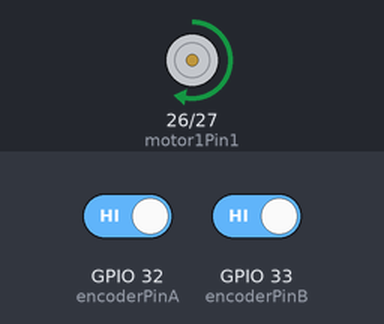
This sketch was run on a simulated ESP32. Shown: motor-driver pin pairs drawn as motors (green arrow = first pin HIGH = forward, orange = second pin HIGH = backward, longer = more drive, scaled by the enable pin). The test bench sets the inputs (shaded band); at power-on: GPIO 32 (encoderPinA) HIGH, GPIO 33 (encoderPinB) HIGH. What the sketch prints to the serial monitor is not drawn.

Above: at 5.0 s.
At 15.0 s:
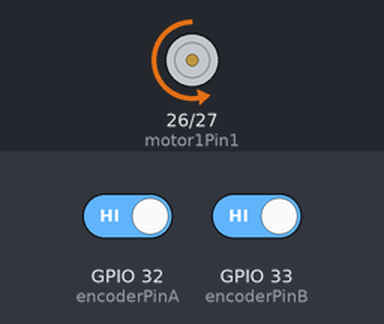
Timing chart, 0 to 26.0 s (numbered marks = the images above):
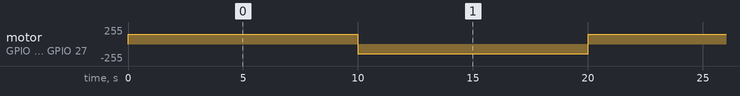

Measured:
- by itself, motor on GPIO 26 (motor1Pin1) / GPIO 27 (motor1Pin2): alternates forward 149/255 for 10.0 s and backward 149/255 for 10.0 s

The sketch:

ejercicio3.ino
```cpp
// ==========================================
// CONTROL DE MOTOR Y LECTURA DE ENCODER (A y B)
// ESP32 (Core v3.0+) + L298N
// ==========================================

// --- DEFINICIÓN DE PINES ---
// Pines para dirección y velocidad del motor (L298N)
const int motor1Pin1 = 26;
const int motor1Pin2 = 27;
const int enable1Pin = 14; // Pin PWM (Conectado a ENA sin jumper)

// Pines del Encoder de Cuadratura
const int encoderPinA = 32;
const int encoderPinB = 33;

// --- CONFIGURACIÓN DE VELOCIDAD (PWM) ---
const int freq = 5000;
const int resolution = 8;
// Velocidad del motor (0 a 255).
// Recomendación: Ponla en 0 si quieres girar la rueda con la mano para ver bien las ondas.
const int velocidad = 150;

// --- VARIABLE DEL ENCODER ---
// Aunque en este código graficaremos los estados puros, mantenemos
// el contador funcionando en segundo plano por la interrupción.
volatile long encoderCount = 0;

// --- FUNCIÓN DE INTERRUPCIÓN (ISR) ---
// Se ejecuta automáticamente cada vez que el Canal A pasa de LOW a HIGH
void IRAM_ATTR readEncoder() {
  int estadoB = digitalRead(encoderPinB);
  if (estadoB > 0) {
    encoderCount++; // Gira hacia adelante
  } else {
    encoderCount--; // Gira hacia atrás
  }
}

void setup() {
  // Iniciamos comunicación a alta velocidad para gráficos fluidos en el Plotter
  Serial.begin(115200);

  // Configuración de pines de dirección del motor
  pinMode(motor1Pin1, OUTPUT);
  pinMode(motor1Pin2, OUTPUT);

  // Configuración del PWM para la velocidad (Sintaxis ESP32 v3.0+)
  ledcAttach(enable1Pin, freq, resolution);

  // Configuración de pines del encoder
  pinMode(encoderPinA, INPUT_PULLUP);
  pinMode(encoderPinB, INPUT_PULLUP);

  // Activamos la interrupción en el pin A
  attachInterrupt(digitalPinToInterrupt(encoderPinA), readEncoder, RISING);
}

void loop() {
  // ----------------------------------------------------
  // 1. MOVER HACIA ADELANTE DURANTE 10 SEGUNDOS
  // ----------------------------------------------------
  digitalWrite(motor1Pin1, HIGH);
  digitalWrite(motor1Pin2, LOW);
  ledcWrite(enable1Pin, velocidad);

  // Guardamos el tiempo en el que empezamos este movimiento
  unsigned long tiempoInicio = millis();

  // Mientras no hayan pasado 10,000 ms (10 seg), graficamos
  while (millis() - tiempoInicio < 10000) {
    // Leemos los estados lógicos actuales (0 o 1)
    int estadoA = digitalRead(encoderPinA);
    int estadoB = digitalRead(encoderPinB);

    // Formato para el Serial Plotter: "Canal_A, Canal_B"
    Serial.print(estadoA);
    Serial.print(",");

    // Sumamos 2 al estado B para desplazarlo hacia arriba en la gráfica
    // Así las líneas no se dibujan una encima de la otra.
    Serial.println(estadoB + 2);

    // Pausa muy corta (5ms) para no perder los pulsos si el motor gira rápido
    delay(5);
  }

  // ----------------------------------------------------
  // 2. MOVER HACIA ATRÁS DURANTE 10 SEGUNDOS
  // ----------------------------------------------------
  digitalWrite(motor1Pin1, LOW);
  digitalWrite(motor1Pin2, HIGH);
  ledcWrite(enable1Pin, velocidad);

  // Reiniciamos el cronómetro para el nuevo movimiento
  tiempoInicio = millis();

  // Repetimos el ciclo de medición mientras retrocede
  while (millis() - tiempoInicio < 10000) {
    int estadoA = digitalRead(encoderPinA);
    int estadoB = digitalRead(encoderPinB);

    Serial.print(estadoA);
    Serial.print(",");
    Serial.println(estadoB + 2);

    delay(5);
  }
}
```
